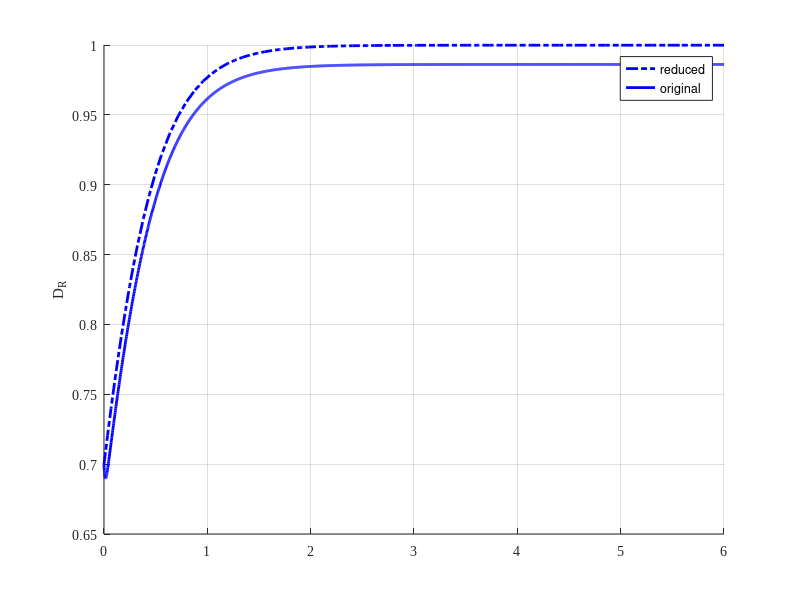
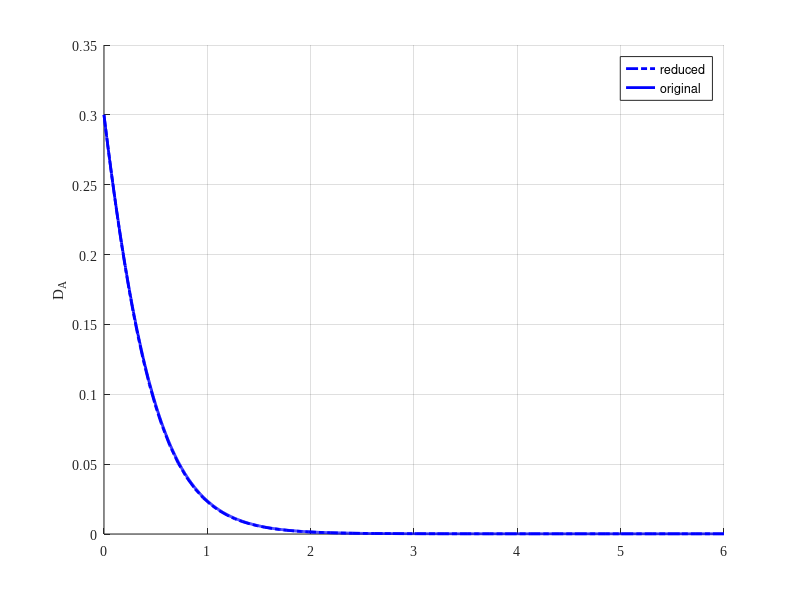

MATLAB code for these plots, in order:
%% Trajectories of the full and the recuded systems

%% Parameter values

p.u10=0.1;
p.u20=0.1;
p.ua0=0.1;

p.u1=0;
p.u2=0;
p.ua=0;


p.a=1;        %alpha
p.abar=1;     %alpha bar
p.aprime=1;   %alpha prime





p.b=1;
p.beta=1;

p.mu=1;
p.mup=1;   %mu prime

p.c=1;

p.eprime=0.01;   %epsilon prime



NNN=6; %Final time

%% build the simulation - reduced system

sys_dyn = @(t,y) [(((p.c+2*y(1))*((p.u10+p.u1+p.a*(y(1))+p.abar*(y(1)))+(p.u20+p.u2+p.aprime*(y(1)))))*y(2)...
                 -(p.mu*(p.b*p.c+y(2))*p.eprime*p.mup*(p.beta*p.c+y(2))*((1/((p.u10+p.aprime*(y(1)))))+(1/((p.u20+p.a*(y(1))+p.abar*(y(1))))))*(p.ua0+p.ua+y(2))*y(1)))...
                 /(p.ua0+p.ua+y(2)+p.u10+p.u1+p.a*(y(1))+p.abar*(y(1))+p.u20+p.u2+p.aprime*(y(1)));...
                 -(((p.c+2*y(1))*((p.u10+p.u1+p.a*(y(1))+p.abar*(y(1)))+(p.u20+p.u2+p.aprime*(y(1)))))*y(2)...
                 -(p.mu*(p.b*p.c+y(2))*p.eprime*p.mup*(p.beta*p.c+y(2))*((1/((p.u10+p.aprime*(y(1)))))+(1/((p.u20+p.a*(y(1))+p.abar*(y(1))))))*(p.ua0+p.ua+y(2))*y(1)))...
                 /(p.ua0+p.ua+y(2)+p.u10+p.u1+p.a*(y(1))+p.abar*(y(1))+p.u20+p.u2+p.aprime*(y(1)))];


     
[T, Y] = ode45(sys_dyn, [0 NNN], [0.7 0.3]');


figure(1)
% clf()
hold on
% plot(T, Y(:,1),'-.','LineWidth',2, 'Color', [1/8 7/8 1]); %light blue
% plot(T, Y(:,1),'-.','LineWidth',2, 'Color', [3/8 5/8 1]); %blue 
plot(T, Y(:,1),'-.','LineWidth',2, 'Color', [0 0 1]);       %dark blue
set(gca, 'FontName', 'Times New Roman')
ylabel('D_R')
grid on
%

figure(2)
% clf()
hold on
% plot(T, Y(:,2),'-.','LineWidth',2, 'Color', [1/8 7/8 1]); %light blue
% plot(T, Y(:,2),'-.','LineWidth',2, 'Color', [3/8 5/8 1]); %blue 
plot(T, Y(:,2),'-.','LineWidth',2, 'Color', [0 0 1]);       %dark blue
set(gca, 'FontName', 'Times New Roman')
ylabel('D_A')
grid on



%% build the simulation - full system  

sys_dyn = @(t,y) [(p.u1+p.u10+p.aprime*(y(2)+y(3)))*y(4)*(1/p.eprime)+p.mu*(p.b*p.c+y(5))*y(3)-((p.u20+p.a*(y(2)+y(3))+p.abar*(y(1)+y(3)))*(1/p.eprime)+p.mup*(p.beta*p.c+y(5)))*y(1);...
                  (p.u2+p.u20+p.a*(y(2)+y(3))+p.abar*(y(1)+y(3)))*y(4)*(1/p.eprime)+p.mup*(p.beta*p.c+y(5))*y(3)-((p.u10+p.aprime*(y(2)+y(3)))*(1/p.eprime)+p.mu*(p.b*p.c+y(5)))*y(2);...
                  (p.u20+p.a*(y(2)+y(3))+p.abar*(y(1)+y(3)))*y(1)*(1/p.eprime)+(p.u10+p.aprime*(y(2)+y(3)))*y(2)*(1/p.eprime)-(p.mup*(p.beta*p.c+y(5))+p.mu*(p.b*p.c+y(5)))*y(3);...
                  (p.mup*(p.beta*p.c+y(5))*y(1)+p.mu*(p.b*p.c+y(5))*y(2)+(p.c+y(1)+y(2)+y(3)+y(3))*y(5))-(1/p.eprime)*((p.u2+p.u20+p.a*(y(2)+y(3))+p.abar*(y(1)+y(3)))+(p.u1+p.u10+p.aprime*(y(2)+y(3)))+p.ua+p.ua0+y(5))*y(4);...
                  (p.ua+p.ua0+y(5))*y(4)*(1/p.eprime)-(p.c+y(1)+y(2)+y(3)+y(3))*y(5)];
 
              
 [T, Y] = ode45(sys_dyn, [0 NNN], [0 0 0.7 0 0.3]');  
 
 figure(1)
hold on
% plot(T, Y(:,3),'LineWidth',2, 'Color', [1/8 7/8 1]); %light blue
% plot(T, Y(:,3),'LineWidth',2, 'Color', [3/8 5/8 1]); %blue 
plot(T, Y(:,3),'LineWidth',2, 'Color', [0 0 1]);       %dark blue
set(gca, 'FontName', 'Times New Roman')
ylabel('D_R')
% axis([0 NNN 0 0.2]);
grid on
legend('reduced','original')


figure(2)
hold on
% plot(T, Y(:,5),'LineWidth',2, 'Color', [1/8 7/8 1]); %light blue
% plot(T, Y(:,5),'LineWidth',2, 'Color', [3/8 5/8 1]); %blue 
plot(T, Y(:,5),'LineWidth',2, 'Color', [0 0 1]);       %dark blue
set(gca, 'FontName', 'Times New Roman')
ylabel('D_A')
% axis([0 NNN 0.7 1]);
grid on
legend('reduced','original')
 